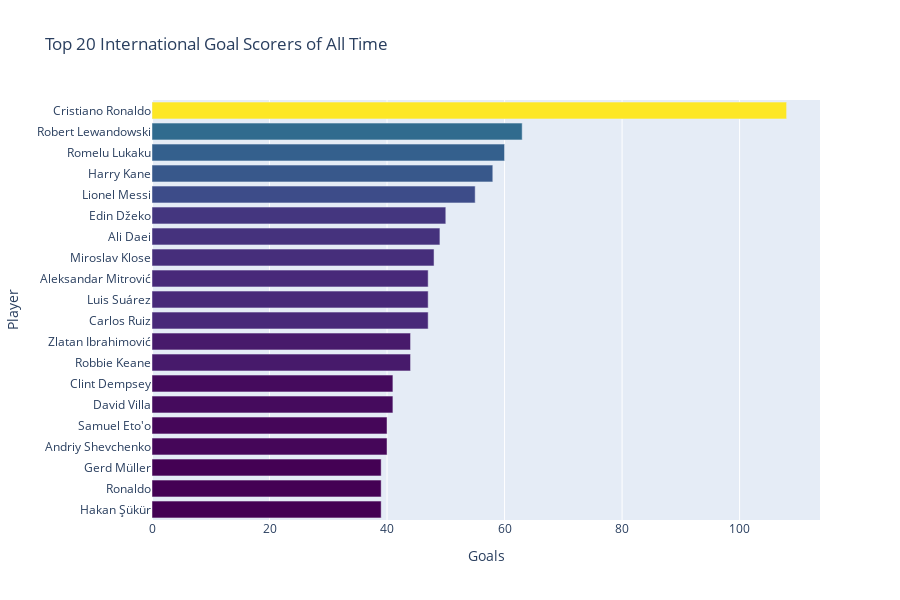

Notebook code for this chart:
### Markdown cell above
## Top Goal Scorers Analysis

### Code cell
# Top scorers all-time
top_scorers = goalscorers_df.groupby('scorer').size().sort_values(ascending=False).head(20)

fig = go.Figure(go.Bar(
    x=top_scorers.values,
    y=top_scorers.index,
    orientation='h',
    marker=dict(color=top_scorers.values, colorscale='Viridis')
))

fig.update_layout(
    title='Top 20 International Goal Scorers of All Time',
    xaxis_title='Goals',
    yaxis_title='Player',
    yaxis={'categoryorder':'total ascending'},
    height=600
)

fig.show()

# Penalty analysis
penalty_stats = goalscorers_df.groupby('penalty').size()
print(f"\n⚽ Penalty Stats:")
print(f"Total goals: {len(goalscorers_df):,}")
print(f"Penalty goals: {penalty_stats.get(True, 0):,} ({penalty_stats.get(True, 0)/len(goalscorers_df)*100:.1f}%)")
print(f"Open play goals: {penalty_stats.get(False, 0):,} ({penalty_stats.get(False, 0)/len(goalscorers_df)*100:.1f}%)")

### Figure 1 — Plotly figure (JSON) as saved in the notebook; plotly's stock layout.template omitted (floating-point values rounded to 4 significant figures)
{"data": [{"marker": {"color": [108, 63, 60, 58, 55, 50, 49, 48, 47, 47, 47, 44, 44, 41, 41, 40, 40, 39, 39, 39], "colorscale": [[0, "#440154"], [0.1111, "#482878"], [0.2222, "#3e4989"], [0.3333, "#31688e"], [0.4444, "#26828e"], [0.5556, "#1f9e89"], [0.6667, "#35b779"], [0.7778, "#6ece58"], [0.8889, "#b5de2b"], [1, "#fde725"]]}, "orientation": "h", "type": "bar", "x": [108, 63, 60, 58, 55, 50, 49, 48, 47, 47, 47, 44, 44, 41, 41, 40, 40, 39, 39, 39], "y": ["Cristiano Ronaldo", "Robert Lewandowski", "Romelu Lukaku", "Harry Kane", "Lionel Messi", "Edin Džeko", "Ali Daei", "Miroslav Klose", "Carlos Ruiz", "Luis Suárez", "Aleksandar Mitrović", "Robbie Keane", "Zlatan Ibrahimović", "David Villa", "Clint Dempsey", "Andriy Shevchenko", "Samuel Eto'o", "Hakan Şükür", "Ronaldo", "Gerd Müller"]}], "layout": {"height": 600, "title": {"text": "Top 20 International Goal Scorers of All Time"}, "xaxis": {"title": {"text": "Goals"}}, "yaxis": {"categoryorder": "total ascending", "title": {"text": "Player"}}}}
